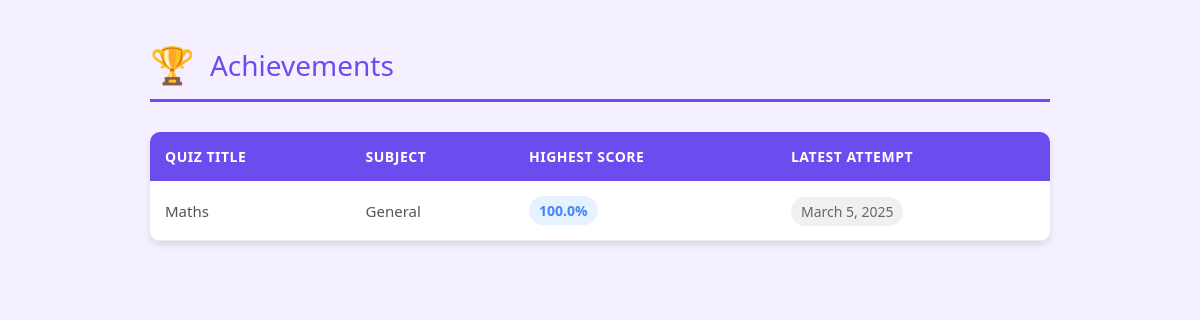
/achievements/ (signed in), run on an earlier commit of the app's database.
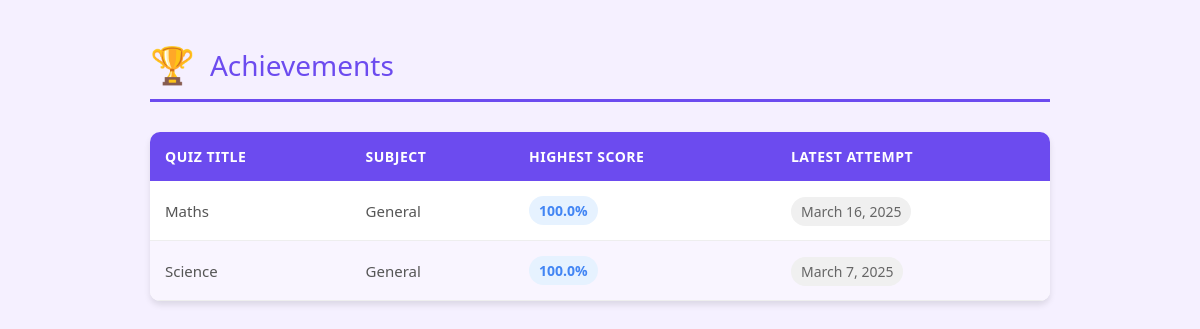
And on a later commit of the database.
### Quizzes/models.py (models this page shows, shortened)
class Quiz(models.Model):
    title = models.CharField(max_length=255)
    educator = models.ForeignKey(Educator, on_delete=models.CASCADE)
    created_at = models.DateTimeField(auto_now_add=True)
    subject = models.CharField(max_length=100, default='General')

### Students/views.py (the view)
# urls.py: path('achievements/', views.achievements, name='achievements'),
def achievements(request):
    student = Student.objects.get(user=request.user)
    highest_scores = (
        StudentQuizAttempt.objects
        .filter(student=student)
        .values('quiz__title', 'quiz__subject')  # Grouping by title and subject
        .annotate(
            highest_score=Max('score'),
            latest_attempt_time=Max('completed_at')
        )
    )
    quizzes = []
    for item in highest_scores:
        quizzes.append({
            'title': item['quiz__title'],
            'subject': item['quiz__subject'],
            'highest_score': item['highest_score'],
            'latest_attempt_time': item['latest_attempt_time']
        })
    context = {
        'quizzes': quizzes,
        'no_quizzes_message': "No quizzes attended. Explore more!" if not quizzes else None
    }
    return render(request, 'students/achievements.html', context)

### templates/students/achievements.html (shortened to what this page needs)
<!DOCTYPE html>
<html lang="en">
<head>
</head>
<body>
    <div class="container">
        <div class="achievements-title">Achievements</div>
        {% if quizzes %}
            <table class="achievements-table">
                <thead>
                    <tr>
                        <th>Quiz Title</th>
                        <th>Subject</th>
                        <th>Highest Score</th>
                        <th>Latest Attempt</th>
                    </tr>
                </thead>
                <tbody>
                    {% for quiz in quizzes %}
                    <tr>
                        <td>{{ quiz.title }}</td>
                        <td>{{ quiz.subject }}</td>
                        <td>
                            <span class="score-badge">
                                {{ quiz.highest_score }}%
                            </span>
                        </td>
                        <td>
                            <span class="date-badge">
                                {{ quiz.latest_attempt_time|date:"F j, Y" }}
                            </span>
                        </td>
                    </tr>
                    {% endfor %}
                </tbody>
            </table>
        {% else %}
            <div class="empty-state">
                <p>{{ no_quizzes_message }}</p>
            </div>
        {% endif %}
    </div>
</body>
</html>

What changed in the data, as far as the page shows it:
computed for Quiz "Maths": latest_attempt_time "March 5, 2025" → "March 16, 2025"
added Quiz: title "Science", subject "General", highest_score "100.0", latest_attempt_time "March 7, 2025"
